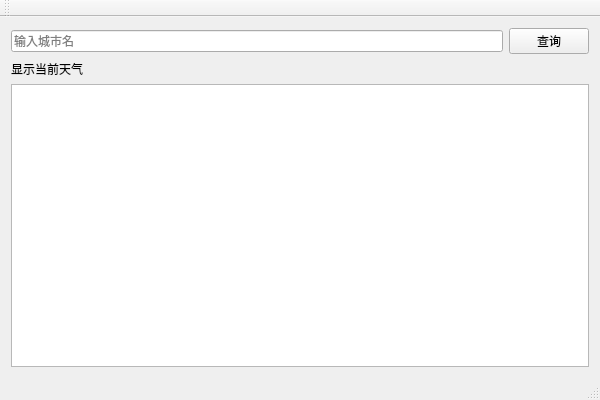
<?xml version="1.0" encoding="UTF-8"?>
<ui version="4.0">
 <class>weather_forecastClass</class>
 <widget class="QMainWindow" name="weather_forecastClass">
  <property name="geometry">
   <rect>
    <x>0</x>
    <y>0</y>
    <width>600</width>
    <height>400</height>
   </rect>
  </property>
  <property name="windowTitle">
   <string>天气预报查询</string>
  </property>
  <property name="windowIcon">
   <iconset resource="weather_forecast.qrc">
    <normaloff>:/weather_forecast/icon/1_1.png</normaloff>:/weather_forecast/icon/1_1.png</iconset>
  </property>
  <widget class="QWidget" name="centralWidget">
   <layout class="QGridLayout" name="gridLayout_2">
    <item row="0" column="0">
     <layout class="QGridLayout" name="mainbody">
      <item row="0" column="0">
       <layout class="QHBoxLayout" name="City_search_and_query">
        <item>
         <widget class="QLineEdit" name="cityInput">
          <property name="text">
           <string/>
          </property>
          <property name="frame">
           <bool>true</bool>
          </property>
          <property name="placeholderText">
           <string>输入城市名</string>
          </property>
         </widget>
        </item>
        <item>
         <widget class="QPushButton" name="searchButton">
          <property name="text">
           <string>查询</string>
          </property>
         </widget>
        </item>
       </layout>
      </item>
      <item row="1" column="0">
       <widget class="QLabel" name="currentWeatherLabel">
        <property name="text">
         <string>显示当前天气</string>
        </property>
       </widget>
      </item>
      <item row="2" column="0">
       <widget class="QListWidget" name="forecastList"/>
      </item>
     </layout>
    </item>
   </layout>
  </widget>
  <widget class="QMenuBar" name="menuBar">
   <property name="geometry">
    <rect>
     <x>0</x>
     <y>0</y>
     <width>600</width>
     <height>33</height>
    </rect>
   </property>
  </widget>
  <widget class="QToolBar" name="mainToolBar">
   <attribute name="toolBarArea">
    <enum>TopToolBarArea</enum>
   </attribute>
   <attribute name="toolBarBreak">
    <bool>false</bool>
   </attribute>
  </widget>
  <widget class="QStatusBar" name="statusBar"/>
 </widget>
 <layoutdefault spacing="6" margin="11"/>
 <resources>
  <include location="weather_forecast.qrc"/>
 </resources>
 <connections/>
</ui>
